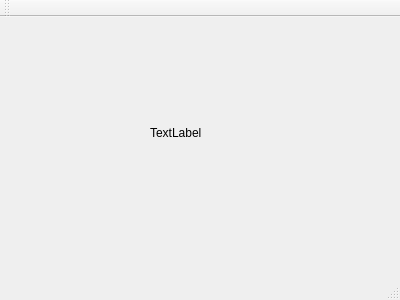
<?xml version="1.0" encoding="UTF-8"?>
<ui version="4.0">
 <class>picture</class>
 <widget class="QMainWindow" name="picture">
  <property name="geometry">
   <rect>
    <x>0</x>
    <y>0</y>
    <width>400</width>
    <height>300</height>
   </rect>
  </property>
  <property name="windowTitle">
   <string>picture</string>
  </property>
  <widget class="QWidget" name="centralWidget">
   <widget class="QLabel" name="label">
    <property name="geometry">
     <rect>
      <x>150</x>
      <y>110</y>
      <width>54</width>
      <height>12</height>
     </rect>
    </property>
    <property name="text">
     <string>TextLabel</string>
    </property>
   </widget>
  </widget>
  <widget class="QMenuBar" name="menuBar">
   <property name="geometry">
    <rect>
     <x>0</x>
     <y>0</y>
     <width>400</width>
     <height>21</height>
    </rect>
   </property>
  </widget>
  <widget class="QToolBar" name="mainToolBar">
   <attribute name="toolBarArea">
    <enum>TopToolBarArea</enum>
   </attribute>
   <attribute name="toolBarBreak">
    <bool>false</bool>
   </attribute>
  </widget>
  <widget class="QStatusBar" name="statusBar"/>
 </widget>
 <layoutdefault spacing="6" margin="11"/>
 <resources/>
 <connections/>
</ui>
